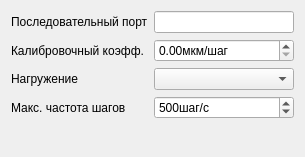
<ui version="4.0" >
 <class>Form</class>
 <widget class="QWidget" name="Form" >
  <property name="geometry" >
   <rect>
    <x>0</x>
    <y>0</y>
    <width>305</width>
    <height>157</height>
   </rect>
  </property>
  <property name="windowTitle" >
   <string>Form</string>
  </property>
  <layout class="QGridLayout" >
   <item row="0" column="0" >
    <widget class="QLabel" name="label" >
     <property name="text" >
      <string>Последовательный порт</string>
     </property>
    </widget>
   </item>
   <item row="0" column="1" >
    <widget class="QLineEdit" name="lineEdit" />
   </item>
   <item row="1" column="0" >
    <widget class="QLabel" name="label_2" >
     <property name="text" >
      <string>Калибровочный коэфф.</string>
     </property>
    </widget>
   </item>
   <item row="1" column="1" >
    <widget class="QDoubleSpinBox" name="doubleSpinBox" >
     <property name="suffix" >
      <string>мкм/шаг</string>
     </property>
    </widget>
   </item>
   <item row="2" column="0" >
    <widget class="QLabel" name="label_3" >
     <property name="text" >
      <string>Нагружение</string>
     </property>
    </widget>
   </item>
   <item row="2" column="1" >
    <widget class="QComboBox" name="comboBox" />
   </item>
   <item row="3" column="0" >
    <widget class="QLabel" name="label_4" >
     <property name="text" >
      <string>Макс. частота шагов</string>
     </property>
    </widget>
   </item>
   <item row="3" column="1" >
    <widget class="QSpinBox" name="spinBox" >
     <property name="suffix" >
      <string>шаг/с</string>
     </property>
     <property name="maximum" >
      <number>10000</number>
     </property>
     <property name="value" >
      <number>500</number>
     </property>
    </widget>
   </item>
   <item row="4" column="1" >
    <spacer>
     <property name="orientation" >
      <enum>Qt::Vertical</enum>
     </property>
     <property name="sizeHint" stdset="0" >
      <size>
       <width>20</width>
       <height>40</height>
      </size>
     </property>
    </spacer>
   </item>
  </layout>
 </widget>
 <resources/>
 <connections/>
</ui>
